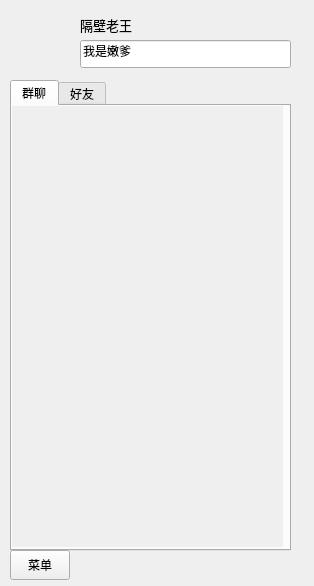
<?xml version="1.0" encoding="UTF-8"?>
<ui version="4.0">
 <class>MyChat</class>
 <widget class="QMainWindow" name="MyChat">
  <property name="geometry">
   <rect>
    <x>0</x>
    <y>0</y>
    <width>314</width>
    <height>586</height>
   </rect>
  </property>
  <property name="minimumSize">
   <size>
    <width>314</width>
    <height>586</height>
   </size>
  </property>
  <property name="maximumSize">
   <size>
    <width>314</width>
    <height>586</height>
   </size>
  </property>
  <property name="windowTitle">
   <string>MainWindow</string>
  </property>
  <widget class="QWidget" name="centralwidget">
   <widget class="QTabWidget" name="tabWidget">
    <property name="geometry">
     <rect>
      <x>10</x>
      <y>80</y>
      <width>281</width>
      <height>471</height>
     </rect>
    </property>
    <property name="currentIndex">
     <number>0</number>
    </property>
    <widget class="QWidget" name="tb_friend">
     <attribute name="title">
      <string>群聊</string>
     </attribute>
     <widget class="QScrollArea" name="scrollArea_2">
      <property name="geometry">
       <rect>
        <x>0</x>
        <y>0</y>
        <width>271</width>
        <height>441</height>
       </rect>
      </property>
      <property name="autoFillBackground">
       <bool>false</bool>
      </property>
      <property name="frameShape">
       <enum>QFrame::NoFrame</enum>
      </property>
      <property name="widgetResizable">
       <bool>true</bool>
      </property>
      <widget class="QWidget" name="scrollAreaWidgetContents_2">
       <property name="geometry">
        <rect>
         <x>0</x>
         <y>0</y>
         <width>271</width>
         <height>441</height>
        </rect>
       </property>
       <layout class="QVBoxLayout" name="verticalLayout_3">
        <property name="leftMargin">
         <number>0</number>
        </property>
        <property name="topMargin">
         <number>3</number>
        </property>
        <property name="rightMargin">
         <number>0</number>
        </property>
        <property name="bottomMargin">
         <number>3</number>
        </property>
        <item>
         <widget class="QWidget" name="g_wbg_list" native="true"/>
        </item>
        <item>
         <spacer name="verticalSpacer_1">
          <property name="orientation">
           <enum>Qt::Vertical</enum>
          </property>
          <property name="sizeHint" stdset="0">
           <size>
            <width>20</width>
            <height>415</height>
           </size>
          </property>
         </spacer>
        </item>
       </layout>
      </widget>
     </widget>
    </widget>
    <widget class="QWidget" name="tab_group">
     <attribute name="title">
      <string>好友</string>
     </attribute>
     <widget class="QScrollArea" name="scrollArea">
      <property name="geometry">
       <rect>
        <x>0</x>
        <y>0</y>
        <width>281</width>
        <height>441</height>
       </rect>
      </property>
      <property name="frameShape">
       <enum>QFrame::NoFrame</enum>
      </property>
      <property name="widgetResizable">
       <bool>true</bool>
      </property>
      <widget class="QWidget" name="scrollAreaWidgetContents">
       <property name="geometry">
        <rect>
         <x>0</x>
         <y>0</y>
         <width>281</width>
         <height>441</height>
        </rect>
       </property>
       <layout class="QVBoxLayout" name="verticalLayout">
        <property name="leftMargin">
         <number>0</number>
        </property>
        <property name="topMargin">
         <number>3</number>
        </property>
        <property name="rightMargin">
         <number>0</number>
        </property>
        <property name="bottomMargin">
         <number>3</number>
        </property>
        <item>
         <widget class="QWidget" name="wdg_list" native="true"/>
        </item>
        <item>
         <spacer name="verticalSpacer">
          <property name="orientation">
           <enum>Qt::Vertical</enum>
          </property>
          <property name="sizeHint" stdset="0">
           <size>
            <width>20</width>
            <height>415</height>
           </size>
          </property>
         </spacer>
        </item>
       </layout>
      </widget>
     </widget>
    </widget>
   </widget>
   <widget class="QPushButton" name="pb_headImage">
    <property name="geometry">
     <rect>
      <x>10</x>
      <y>10</y>
      <width>60</width>
      <height>60</height>
     </rect>
    </property>
    <property name="text">
     <string/>
    </property>
    <property name="iconSize">
     <size>
      <width>60</width>
      <height>60</height>
     </size>
    </property>
    <property name="flat">
     <bool>true</bool>
    </property>
   </widget>
   <widget class="QLabel" name="lb_name">
    <property name="geometry">
     <rect>
      <x>80</x>
      <y>10</y>
      <width>211</width>
      <height>30</height>
     </rect>
    </property>
    <property name="font">
     <font>
      <pointsize>10</pointsize>
     </font>
    </property>
    <property name="text">
     <string>隔壁老王</string>
    </property>
   </widget>
   <widget class="QLineEdit" name="le_feeling">
    <property name="geometry">
     <rect>
      <x>80</x>
      <y>40</y>
      <width>211</width>
      <height>28</height>
     </rect>
    </property>
    <property name="text">
     <string>我是嫩爹</string>
    </property>
   </widget>
   <widget class="QPushButton" name="pb_menu">
    <property name="geometry">
     <rect>
      <x>10</x>
      <y>550</y>
      <width>60</width>
      <height>30</height>
     </rect>
    </property>
    <property name="text">
     <string>菜单</string>
    </property>
   </widget>
  </widget>
 </widget>
 <resources/>
 <connections/>
</ui>
